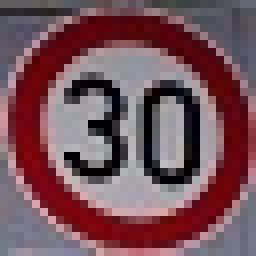
#> input picture Term 1/Traffic_Sign_detection/test_images/30.jpg, 32 x 32 px, found by its file name (shown 8 times larger); its folder holds only this picture in this run
$ jupyter execute --allow-errors P1.ipynb   (shell and % lines are left out)
#> lines starting #> are read from the running program, lines starting #| are printed output that depends on the picture; after the words box and inside, x2 and y2 are one past the last pixel; in counts of white or black regions, pixels touching at a corner belong together
# **Finding Lane Lines on the Road**
***
In this project, you will use the tools you learned about in the lesson to identify lane lines on the road.  You can develop your pipeline on a series of individual images, and later apply the result to a video stream (really just a series of images). Check out the video clip "raw-lines-example.mp4" (also contained in this repository) to see what the output should look like after using the helper functions below.

Once you have a result that looks roughly like "raw-lines-example.mp4", you'll need to get creative and try to average and/or extrapolate the line segments you've detected to map out the full extent of the lane lines.  You can see an example of the result you're going for in the video "P1_example.mp4".  Ultimately, you would like to draw just one line for the left side of the lane, and one for the right.

---
Let's have a look at our first image called 'test_images/solidWhiteRight.jpg'.  Run the 2 cells below (hit Shift-Enter or the "play" button above) to display the image.

**Note** If, at any point, you encounter frozen display windows or other confounding issues, you can always start again with a clean slate by going to the "Kernel" menu above and selecting "Restart & Clear Output".

---

**The tools you have are color selection, region of interest selection, grayscaling, Gaussian smoothing, Canny Edge Detection and Hough Tranform line detection.  You  are also free to explore and try other techniques that were not presented in the lesson.  Your goal is piece together a pipeline to detect the line segments in the image, then average/extrapolate them and draw them onto the image for display (as below).  Once you have a working pipeline, try it out on the video stream below.**

---

<figure>

 <figcaption>
 <p></p>
 <p style="text-align: center;"> Your output should look something like this (above) after detecting line segments using the helper functions below </p>
 </figcaption>
</figure>
 <p></p>
<figure>

 <figcaption>
 <p></p>
 <p style="text-align: center;"> Your goal is to connect/average/extrapolate line segments to get output like this</p>
 </figcaption>
</figure>

[cell 1]
#importing some useful packages
import matplotlib.pyplot as plt
import matplotlib.image as mpimg
import numpy as np
import cv2

#> (a cell that did not finish here is left out)

**Some OpenCV functions (beyond those introduced in the lesson) that might be useful for this project are:**

`cv2.inRange()` for color selection
`cv2.fillPoly()` for regions selection
`cv2.line()` to draw lines on an image given endpoints
`cv2.addWeighted()` to coadd / overlay two images
`cv2.cvtColor()` to grayscale or change color
`cv2.imwrite()` to output images to file
`cv2.bitwise_and()` to apply a mask to an image

**Check out the OpenCV documentation to learn about these and discover even more awesome functionality!**

Below are some helper functions to help get you started. They should look familiar from the lesson!

[cell 3]
import math

# [6 lines left out: function grayscale, not called in this run]

def canny(img, low_threshold, high_threshold):
    """Applies the Canny transform"""
    return cv2.Canny(img, low_threshold, high_threshold)

def gaussian_blur(img, kernel_size):
    """Applies a Gaussian Noise kernel"""
    return cv2.GaussianBlur(img, (kernel_size, kernel_size), 0)

# [72 lines left out: functions region_of_interest, draw_lines, hough_lines, weighted_img, not called in this run]

## Test on Images

Now you should build your pipeline to work on the images in the directory "test_images"
**You should make sure your pipeline works well on these images before you try the videos.**

[cell 4]
import os
import matplotlib.pyplot as plt
import matplotlib.image as mpimg
import numpy as np
import cv2
image_names=os.listdir("test_images/")
#> image_names = ['30.jpg']
#> further down, image is the input picture: shape (32, 32, 3); mean R, G, B 117.5, 81.5, 89.9
#> `gray=cv2.cvtColor(image, cv2.COLOR_RGB2GRAY)`:
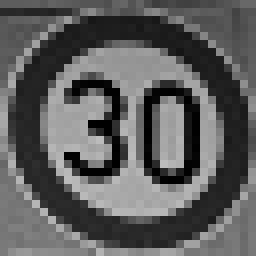
#> gray: shape (32, 32) (shown 8 times larger); min 0, max 189, mean 93.2
#> `blur_gray = cv2.GaussianBlur(gray,(kernel_size, kernel_size), 0)`:
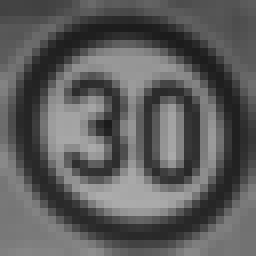
#> blur_gray: shape (32, 32) (shown 8 times larger); min 27, max 172, mean 92.7
#> `edges = cv2.Canny(blur_gray, low_threshold, high_threshold)`:
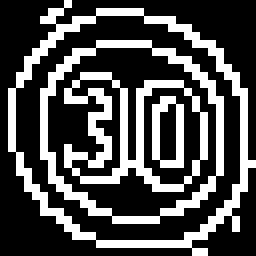
#> edges: shape (32, 32) (shown 8 times larger); 30.5% white in thin lines or dots
#> `cv2.fillPoly(mask, vertices, ignore_mask_color)`: mask: shape (32, 32); every value is 0
#> `lines = cv2.HoughLinesP(masked_edges, rho, theta, threshold, np.array(..`: lines = None
low_threshold = 20
high_threshold = 150
rho = 1
theta = np.pi/180
threshold = 20
min_line_length =15
max_line_gap = 20
i=0


#> (the rest of this cell did not finish here and is left out)

$ run again, on Term 1/Traffic_Sign_detection/test_images/yield.jpg
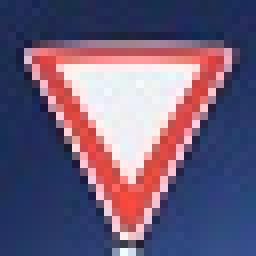
#> input picture Term 1/Traffic_Sign_detection/test_images/yield.jpg, 32 x 32 px, found by its file name (shown 8 times larger)
#> image_names = ['yield.jpg']
#> image is the input picture: shape (32, 32, 3); mean R, G, B 107.7, 92.3, 120.5
#> `blur_gray = cv2.GaussianBlur(gray,(kernel_size, kernel_size), 0)`:
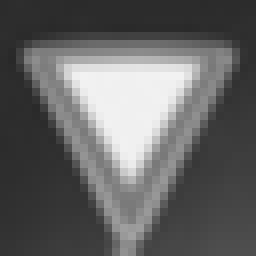
#> blur_gray: shape (32, 32) (shown 8 times larger); min 41, max 242, mean 100
#> `edges = cv2.Canny(blur_gray, low_threshold, high_threshold)`:
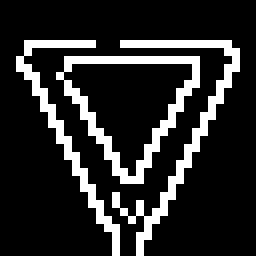
#> edges: shape (32, 32) (shown 8 times larger); 16.4% white in thin lines or dots, all inside (x1, y1, x2, y2) = (2, 5, 30, 32)
#> mask: shape (32, 32); every value is 0
#> lines = None
